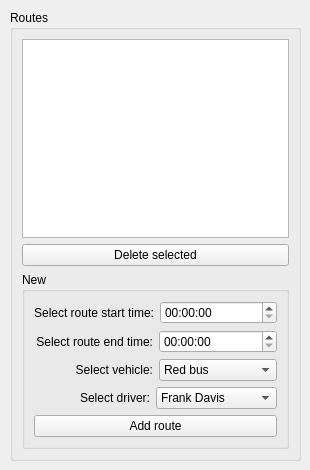
<?xml version="1.0" encoding="UTF-8"?>
<ui version="4.0">
 <class>MainWindow</class>
 <widget class="QMainWindow" name="MainWindow">
  <property name="geometry">
   <rect>
    <x>0</x>
    <y>0</y>
    <width>310</width>
    <height>470</height>
   </rect>
  </property>
  <property name="windowTitle">
   <string>City Transport</string>
  </property>
  <widget class="QWidget" name="centralwidget">
   <widget class="QGroupBox" name="routesBox">
    <property name="geometry">
     <rect>
      <x>10</x>
      <y>10</y>
      <width>291</width>
      <height>451</height>
     </rect>
    </property>
    <property name="title">
     <string>Routes</string>
    </property>
    <layout class="QVBoxLayout" name="verticalLayout">
     <item>
      <layout class="QVBoxLayout" name="routeLayout">
       <item>
        <layout class="QVBoxLayout" name="routeListLayout">
         <item>
          <widget class="QListView" name="routeListView"/>
         </item>
         <item>
          <widget class="QPushButton" name="routeDeleteButton">
           <property name="text">
            <string>Delete selected</string>
           </property>
          </widget>
         </item>
        </layout>
       </item>
       <item>
        <widget class="QGroupBox" name="routeNewBox">
         <property name="title">
          <string>New</string>
         </property>
         <layout class="QVBoxLayout" name="verticalLayout_3">
          <item>
           <layout class="QVBoxLayout" name="routeNewLayout">
            <item>
             <layout class="QHBoxLayout" name="routeStartTimeLayout">
              <item>
               <widget class="QLabel" name="routeStartTimeLabel">
                <property name="text">
                 <string>Select route start time:</string>
                </property>
                <property name="alignment">
                 <set>Qt::AlignRight|Qt::AlignTrailing|Qt::AlignVCenter</set>
                </property>
                <property name="margin">
                 <number>0</number>
                </property>
                <property name="indent">
                 <number>0</number>
                </property>
               </widget>
              </item>
              <item>
               <widget class="QTimeEdit" name="routeStartTimeEdit"/>
              </item>
             </layout>
            </item>
            <item>
             <layout class="QHBoxLayout" name="routeEndTimeLayout">
              <item>
               <widget class="QLabel" name="routeEndTimeLabel">
                <property name="text">
                 <string>Select route end time:</string>
                </property>
                <property name="alignment">
                 <set>Qt::AlignRight|Qt::AlignTrailing|Qt::AlignVCenter</set>
                </property>
                <property name="margin">
                 <number>0</number>
                </property>
                <property name="indent">
                 <number>0</number>
                </property>
               </widget>
              </item>
              <item>
               <widget class="QTimeEdit" name="routeEndTimeEdit"/>
              </item>
             </layout>
            </item>
            <item>
             <layout class="QHBoxLayout" name="routeVehicleLayout">
              <item>
               <widget class="QLabel" name="routeVehicleLabel">
                <property name="layoutDirection">
                 <enum>Qt::LeftToRight</enum>
                </property>
                <property name="autoFillBackground">
                 <bool>false</bool>
                </property>
                <property name="text">
                 <string>Select vehicle:</string>
                </property>
                <property name="alignment">
                 <set>Qt::AlignRight|Qt::AlignTrailing|Qt::AlignVCenter</set>
                </property>
                <property name="wordWrap">
                 <bool>false</bool>
                </property>
                <property name="margin">
                 <number>0</number>
                </property>
                <property name="indent">
                 <number>0</number>
                </property>
               </widget>
              </item>
              <item>
               <widget class="QComboBox" name="routeVehicleBox">
                <property name="duplicatesEnabled">
                 <bool>false</bool>
                </property>
                <item>
                 <property name="text">
                  <string>Red bus</string>
                 </property>
                </item>
                <item>
                 <property name="text">
                  <string>Green bus</string>
                 </property>
                </item>
                <item>
                 <property name="text">
                  <string>Blue bus</string>
                 </property>
                </item>
                <item>
                 <property name="text">
                  <string>Yellow bus</string>
                 </property>
                </item>
               </widget>
              </item>
             </layout>
            </item>
            <item>
             <layout class="QHBoxLayout" name="routeDriverLayout">
              <item>
               <widget class="QLabel" name="routeDriverLabel">
                <property name="text">
                 <string>Select driver:</string>
                </property>
                <property name="alignment">
                 <set>Qt::AlignRight|Qt::AlignTrailing|Qt::AlignVCenter</set>
                </property>
                <property name="margin">
                 <number>0</number>
                </property>
                <property name="indent">
                 <number>0</number>
                </property>
               </widget>
              </item>
              <item>
               <widget class="QComboBox" name="routeDriverBox">
                <item>
                 <property name="text">
                  <string>Frank Davis</string>
                 </property>
                </item>
                <item>
                 <property name="text">
                  <string>Lewis Johnson</string>
                 </property>
                </item>
                <item>
                 <property name="text">
                  <string>Pamela Johnson</string>
                 </property>
                </item>
                <item>
                 <property name="text">
                  <string>Connie Reed</string>
                 </property>
                </item>
               </widget>
              </item>
             </layout>
            </item>
            <item>
             <widget class="QPushButton" name="routeAddButton">
              <property name="text">
               <string>Add route</string>
              </property>
             </widget>
            </item>
           </layout>
          </item>
         </layout>
        </widget>
       </item>
      </layout>
     </item>
    </layout>
   </widget>
  </widget>
 </widget>
 <resources/>
 <connections/>
</ui>
